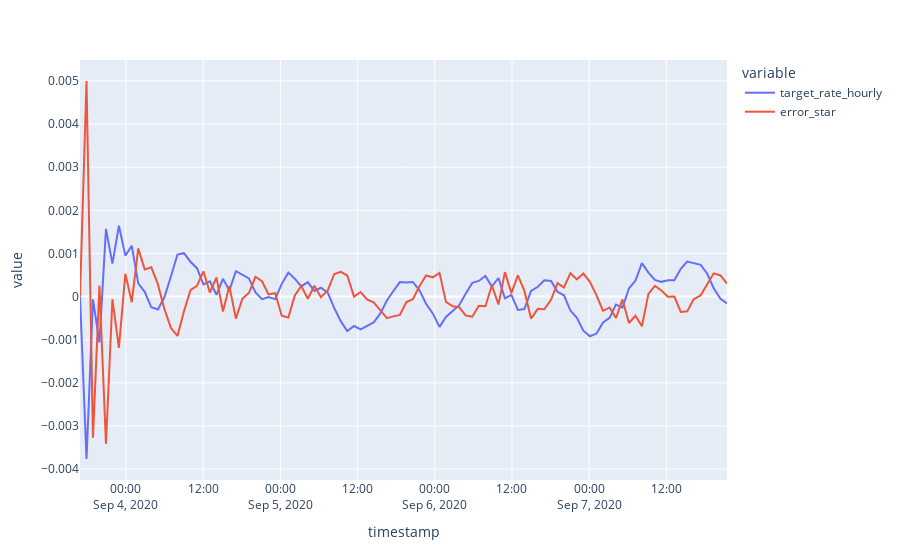

Notebook code cell kept with this figure:
### Code cell
df.plot(kind='line', x='timestamp', y=['target_rate_hourly', 'error_star'])
